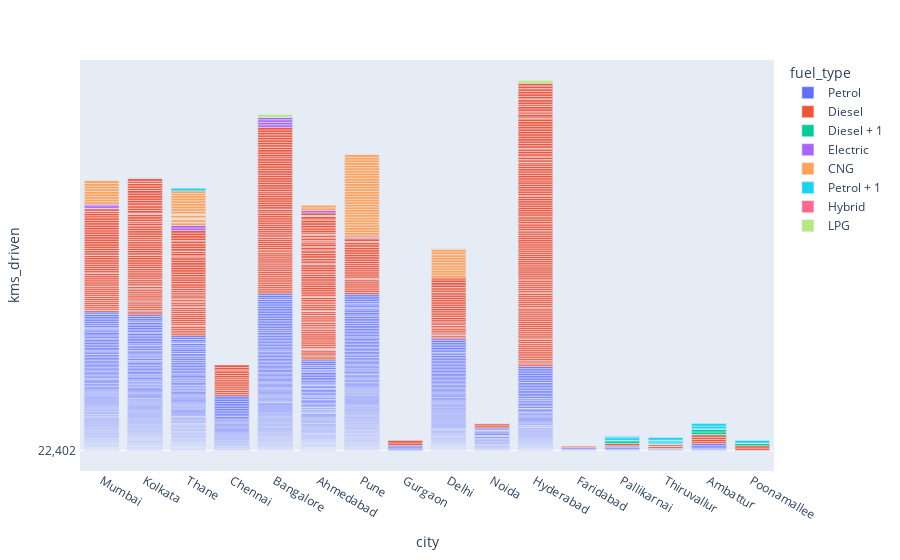

Here is the notebook cell this chart was saved with:
### Markdown cell above
# No of car driven in cities

### Code cell
fig=px.bar(n_dt,x='city',y='kms_driven',color='fuel_type')
fig.show()

### Figure 1 — Plotly figure (JSON) as saved in the notebook; plotly's stock layout.template omitted (floating-point values rounded to 4 significant figures; data arrays with more than 128 entries replaced by an {"elided": "..."} marker saying what was removed)
{"data": [{"alignmentgroup": "True", "hovertemplate": "fuel_type=Petrol<br>city=%{x}<br>kms_driven=%{y}<extra></extra>", "legendgroup": "Petrol", "marker": {"color": "#636efa", "pattern": {"shape": ""}}, "name": "Petrol", "offsetgroup": "Petrol", "orientation": "v", "showlegend": true, "textposition": "auto", "type": "bar", "x": {"elided": "1348 str values"}, "xaxis": "x", "y": {"elided": "1348 str values"}, "yaxis": "y"}, {"alignmentgroup": "True", "hovertemplate": "fuel_type=Diesel<br>city=%{x}<br>kms_driven=%{y}<extra></extra>", "legendgroup": "Diesel", "marker": {"color": "#EF553B", "pattern": {"shape": ""}}, "name": "Diesel", "offsetgroup": "Diesel", "orientation": "v", "showlegend": true, "textposition": "auto", "type": "bar", "x": {"elided": "636 str values"}, "xaxis": "x", "y": {"elided": "636 str values"}, "yaxis": "y"}, {"alignmentgroup": "True", "hovertemplate": "fuel_type=Diesel + 1<br>city=%{x}<br>kms_driven=%{y}<extra></extra>", "legendgroup": "Diesel + 1", "marker": {"color": "#00cc96", "pattern": {"shape": ""}}, "name": "Diesel + 1", "offsetgroup": "Diesel + 1", "orientation": "v", "showlegend": true, "textposition": "auto", "type": "bar", "x": ["Pallikarnai", "Ambattur", "Pallikarnai", "Ambattur", "Ambattur", "Poonamallee", "Thiruvallur"], "xaxis": "x", "y": ["1,48,000 ", "51,000 ", "40,000 ", "26,500 ", "84,656 ", "82,500 ", "73,000 "], "yaxis": "y"}, {"alignmentgroup": "True", "hovertemplate": "fuel_type=Electric<br>city=%{x}<br>kms_driven=%{y}<extra></extra>", "legendgroup": "Electric", "marker": {"color": "#ab63fa", "pattern": {"shape": ""}}, "name": "Electric", "offsetgroup": "Electric", "orientation": "v", "showlegend": true, "textposition": "auto", "type": "bar", "x": ["Pune", "Bangalore", "Mumbai", "Bangalore", "Thane", "Bangalore", "Mumbai", "Thane", "Bangalore", "Ahmedabad"], "xaxis": "x", "y": ["3,200 ", "21,500 ", "4,100 ", "57,946 ", "21,065 ", "48,400 ", "5,000 ", "17,294 ", "57,946 ", "7,000 "], "yaxis": "y"}, {"alignmentgroup": "True", "hovertemplate": "fuel_type=CNG<br>city=%{x}<br>kms_driven=%{y}<extra></extra>", "legendgroup": "CNG", "marker": {"color": "#FFA15A", "pattern": {"shape": ""}}, "name": "CNG", "offsetgroup": "CNG", "orientation": "v", "showlegend": true, "textposition": "auto", "type": "bar", "x": ["Delhi", "Bangalore", "Thane", "Pune", "Pune", "Pune", "Pune", "Delhi", "Thane", "Pune", "Pune", "Thane", "Thane", "Pune", "Delhi", "Noida", "Pune", "Thane", "Mumbai", "Thane", "Delhi", "Mumbai", "Pune", "Pune", "Thane", "Pune", "Pune", "Mumbai", "Pune", "Ahmedabad", "Delhi", "Thane", "Delhi", "Thane", "Pune", "Delhi", "Delhi", "Delhi", "Mumbai", "Thane", "Pune", "Thane", "Mumbai", "Thane", "Pune", "Ahmedabad", "Pune", "Thane", "Pune", "Delhi", "Thane", "Pune", "Delhi", "Pune", "Pune", "Thane", "Thane", "Mumbai", "Pune", "Pune", "Mumbai", "Pune", "Thane", "Mumbai", "Thane", "Thane", "Pune", "Pune", "Delhi", "Mumbai", "Pune", "Pune", "Thane", "Delhi", "Pune", "Pune", "Thane", "Thane", "Thane", "Pune", "Pune", "Thane"], "xaxis": "x", "y": ["78,260 ", "19,970 ", "73,500 ", "74,076 ", "22,158 ", "66,882 ", "57,685 ", "17,778 ", "58,000 ", "63,339 ", "20,583 ", "48,000 ", "55,000 ", "26,600 ", "64,942 ", "33,000 ", "40,067 ", "28,715 ", "69,161 ", "51,000 ", "11,444 ", "36,427 ", "75,044 ", "75,430 ", "38,500 ", "34,039 ", "8,423 ", "80,173 ", "1,064 ", "77,050 ", "51,765 ", "47,000 ", "47,377 ", "24,000 ", "77,813 ", "18,362 ", "81,329 ", "18,362 ", "43,784 ", "52,000 ", "88,603 ", "89,000 ", "23,404 ", "68,000 ", "69,817 ", "57,300 ", "23,345 ", "70,000 ", "19,225 ", "32,036 ", "45,000 ", "19,812 ", "81,091 ", "42,348 ", "93,275 ", "52,000 ", "28,678 ", "39,598 ", "89,495 ", "47,747 ", "68,695 ", "37,228 ", "23,000 ", "40,664 ", "36,560 ", "23,225 ", "86,955 ", "39,717 ", "64,942 ", "1,374 ", "45,116 ", "50,889 ", "18,590 ", "76,000 ", "54,765 ", "8,423 ", "1,06,900 ", "1,49,500 ", "72,000 ", "21,187 ", "47,781 ", "1,12,000 "], "yaxis": "y"}, {"alignmentgroup": "True", "hovertemplate": "fuel_type=Petrol + 1<br>city=%{x}<br>kms_driven=%{y}<extra></extra>", "legendgroup": "Petrol + 1", "marker": {"color": "#19d3f3", "pattern": {"shape": ""}}, "name": "Petrol + 1", "offsetgroup": "Petrol + 1", "orientation": "v", "showlegend": true, "textposition": "auto", "type": "bar", "x": ["Ambattur", "Thiruvallur", "Poonamallee", "Thiruvallur", "Thiruvallur", "Thiruvallur", "Pallikarnai", "Poonamallee", "Thane", "Ambattur", "Thiruvallur", "Pallikarnai", "Ambattur", "Pallikarnai", "Ambattur", "Poonamallee", "Thiruvallur", "Pallikarnai"], "xaxis": "x", "y": ["70,000 ", "68,000 ", "73,000 ", "85,000 ", "20,000 ", "37,000 ", "1,14,000 ", "45,000 ", "55,264 ", "1,19,000 ", "18,000 ", "20,000 ", "1,50,000 ", "1,40,000 ", "57,000 ", "12,500 ", "1,35,000 ", "69,000 "], "yaxis": "y"}, {"alignmentgroup": "True", "hovertemplate": "fuel_type=Hybrid<br>city=%{x}<br>kms_driven=%{y}<extra></extra>", "legendgroup": "Hybrid", "marker": {"color": "#FF6692", "pattern": {"shape": ""}}, "name": "Hybrid", "offsetgroup": "Hybrid", "orientation": "v", "showlegend": true, "textposition": "auto", "type": "bar", "x": ["Pallikarnai", "Delhi"], "xaxis": "x", "y": ["32,000 ", "35,000 "], "yaxis": "y"}, {"alignmentgroup": "True", "hovertemplate": "fuel_type=LPG<br>city=%{x}<br>kms_driven=%{y}<extra></extra>", "legendgroup": "LPG", "marker": {"color": "#B6E880", "pattern": {"shape": ""}}, "name": "LPG", "offsetgroup": "LPG", "orientation": "v", "showlegend": true, "textposition": "auto", "type": "bar", "x": ["Hyderabad", "Bangalore"], "xaxis": "x", "y": ["73,380 ", "34,810 "], "yaxis": "y"}], "layout": {"barmode": "relative", "legend": {"title": {"text": "fuel_type"}, "tracegroupgap": 0}, "margin": {"t": 60}, "xaxis": {"anchor": "y", "domain": [0, 1], "title": {"text": "city"}}, "yaxis": {"anchor": "x", "domain": [0, 1], "title": {"text": "kms_driven"}}}}
